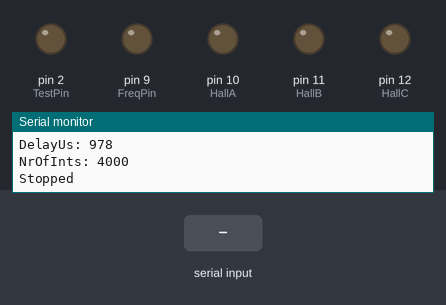
The sketch below on a simulated Arduino Uno, built with avr-gcc and run on an emulated ATmega328P. On the bench: output pins drawn as LEDs (lit = HIGH), the last lines printed to the serial monitor. Inputs (shaded band) come from the test bench.

Above: at 1.2 s.
1.3 s: "1" received over Serial
At 2.5 s:
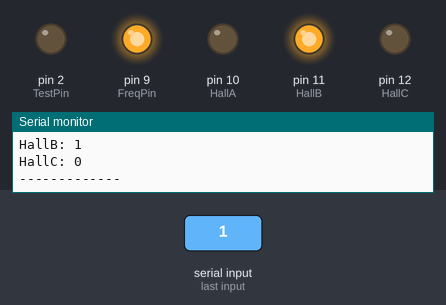
2.8 s: "0" received over Serial
At 3.7 s:
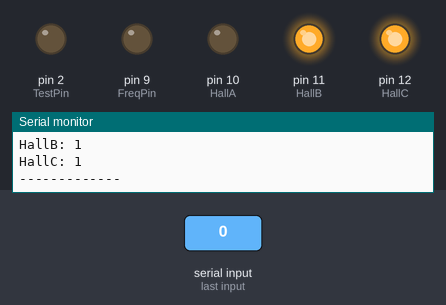
4.3 s: "2" received over Serial
At 4.9 s:
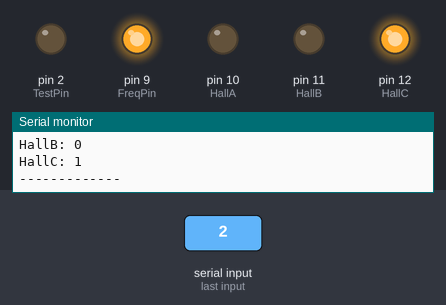
5.8 s: "1" received over Serial
At 7.0 s:
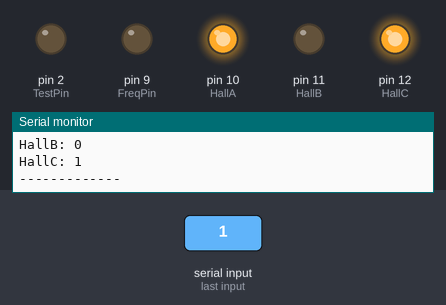
7.3 s: "0" received over Serial
At 8.4 s:
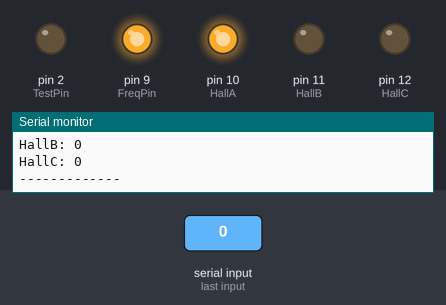
8.8 s: "2" received over Serial
At 9.5 s:
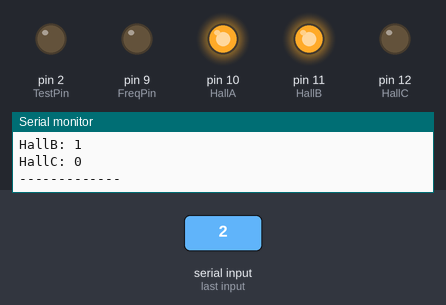
Timing chart, 0 to 11.3 s (numbered marks = the images above; inputs shaded):
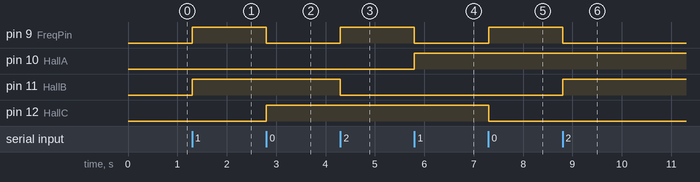

Measured:
- after the input at 1.3 s, pin 9 (FreqPin), pin 11 (HallB): LOW → HIGH at once
- after the input at 2.8 s, pin 9 (FreqPin): HIGH → LOW at once; pin 12 (HallC): LOW → HIGH at once
- after the input at 4.3 s, pin 9 (FreqPin): LOW → HIGH at once; pin 11 (HallB): HIGH → LOW at once
- after the input at 5.8 s, pin 9 (FreqPin): HIGH → LOW at once; pin 10 (HallA): LOW → HIGH at once
- after the input at 7.3 s, pin 9 (FreqPin): LOW → HIGH at once; pin 12 (HallC): HIGH → LOW at once
- after the input at 8.8 s, pin 9 (FreqPin): HIGH → LOW at once; pin 11 (HallB): LOW → HIGH at once

The sketch:

Motordriver.pde
```cpp
/*

Motordriver stress tester
by Geir Turtum

*/

int IntPerSec = 1000;
int NrOfInts = 4000;
int Running = 1;

int LoopDelay = 22; //uS to get through the loop
int DelayUs = (1000000/IntPerSec)-LoopDelay;


const int TestPin = 2;

const int FreqPin = 9; //Toggle for every change on the Hall sensors
const int HallA =  10;
const int HallB =  11;
const int HallC =  12;

//Rotorvinkel 0, 60, 120, 180, 240, 300 grader(CCW)
int HallAOut[] = {0, 0, 0, 1, 1, 1};
int HallBOut[] = {1, 1, 0, 0, 0, 1};
int HallCOut[] = {0, 1, 1, 1, 0, 0};

int HallArrLen = 6;
int index=0;
int FreqPinState = LOW;

void setup()
{
  //Setup GPIO
  pinMode(TestPin, OUTPUT);
  pinMode(FreqPin, OUTPUT);
  pinMode(HallA, OUTPUT);
  pinMode(HallB, OUTPUT);
  pinMode(HallC, OUTPUT);

  digitalWrite(TestPin, LOW);

  //Setup Serial com
  Serial.begin(9600);

  Serial.println("Motordriver stress tester");
  Serial.print("IntPerSec: ");
  Serial.println(IntPerSec, DEC);
  Serial.print("DelayUs: ");
  Serial.println(DelayUs, DEC);
  Serial.print("NrOfInts: ");
  Serial.println(NrOfInts, DEC);

}

void loop()
{
  Serial.println("Stopped");
  //Wait for serial input to start
  while(Serial.available()==0);
  Serial.read();
  Serial.println("Running...");

  for(int i=0; i<NrOfInts; i++){
    /*
    if(DelayUs <= 16383){ //delayMicroseconds not accurate if above
      delayMicroseconds(DelayUs);
    }else{
      delay(DelayUs/1000); //delayMs
    }
    */

    FreqPinState = ~FreqPinState;
    digitalWrite(FreqPin, FreqPinState);
    digitalWrite(HallA, HallAOut[index]);
    digitalWrite(HallB, HallBOut[index]);
    digitalWrite(HallC, HallCOut[index]);

    Serial.print("HallA: ");
    Serial.println(HallAOut[index], DEC);
    Serial.print("HallB: ");
    Serial.println(HallBOut[index], DEC);
    Serial.print("HallC: ");
    Serial.println(HallCOut[index], DEC);
    Serial.println("-------------");

    while(Serial.available()==0);
    Serial.read();


    if(index >= (HallArrLen-1)){
      index = 0;
    }else{
      index++;
    }

  }


}
```
